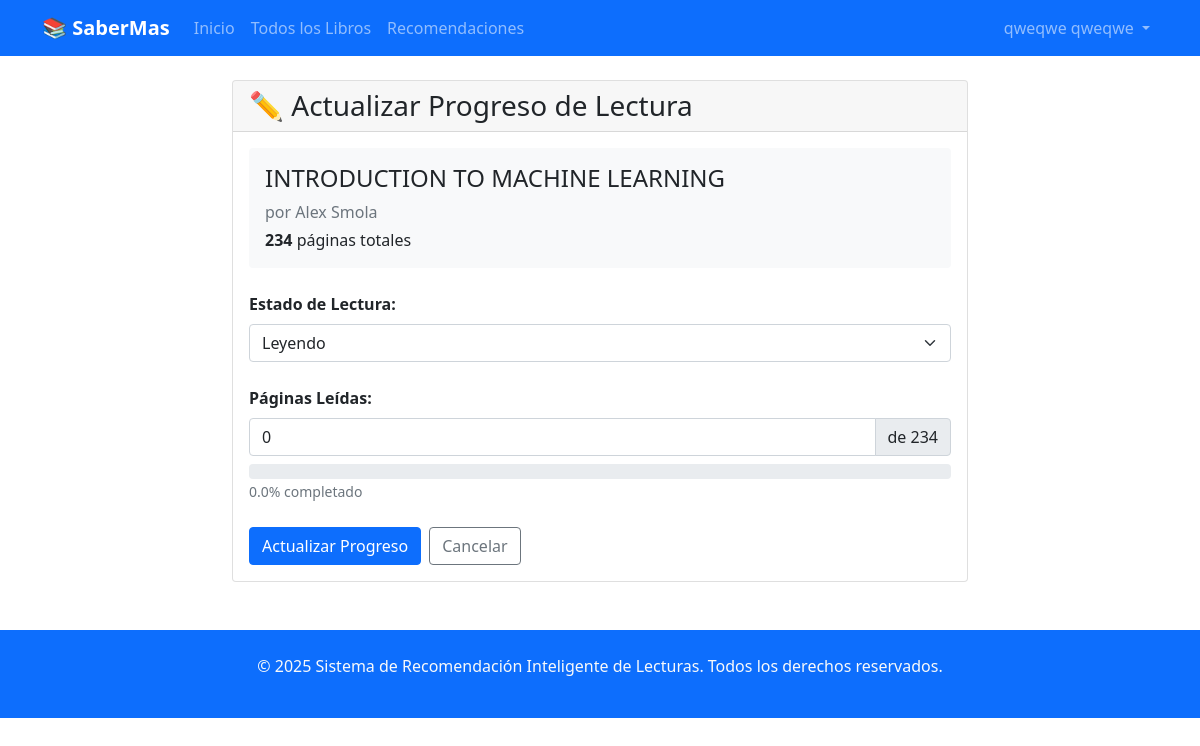
Page /libros/54/historial/ (signed in) on the earlier database version.
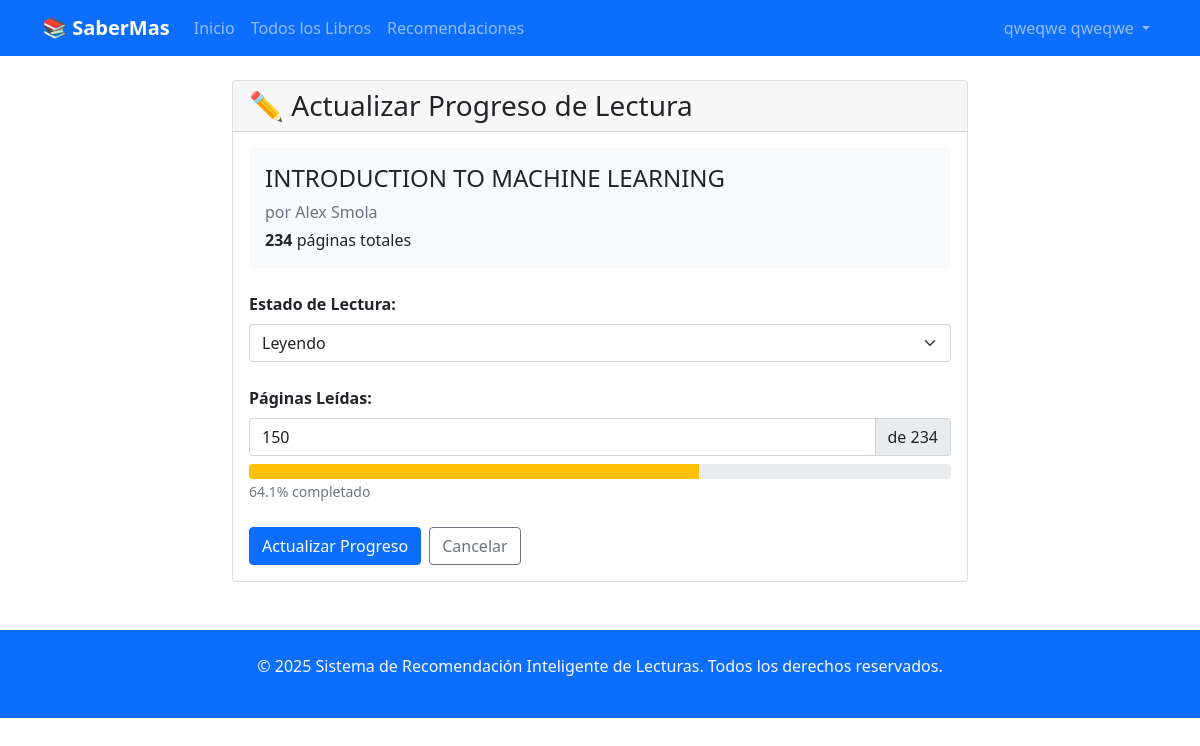
Same page on the later database version.
### sril/models.py (models this page shows, shortened)
class HistorialLectura(models.Model):
    ESTADO_CHOICES = [
        ('POR_LEER', 'Por leer'),
        ('LEYENDO', 'Leyendo'),
        ('TERMINADO', 'Terminado'),
        ('ABANDONADO', 'Abandonado'),
    ]
    usuario = models.ForeignKey(Usuario, on_delete=models.CASCADE, related_name='historial_lectura')
    libro = models.ForeignKey(Libro, on_delete=models.CASCADE, related_name='historial_lectura')
    fecha_inicio = models.DateTimeField(auto_now_add=True)
    fecha_fin = models.DateTimeField(blank=True, null=True)
    estado = models.CharField(max_length=20, choices=ESTADO_CHOICES, default='POR_LEER')
    paginas_leidas = models.PositiveIntegerField(default=0)
    class Meta:
        unique_together = ['usuario', 'libro']
        verbose_name = 'Historial de Lectura'
        verbose_name_plural = 'Historiales de Lectura'

### sril/views.py (the view)
# urls.py: path('libros/<int:libro_id>/historial/', views.gestionar_historial, name='gestionar_historial'),
@login_required
def gestionar_historial(request, libro_id):
    libro = get_object_or_404(Libro, id=libro_id, activo=True)
    usuario_actual = get_usuario_actual(request)
    if not usuario_actual:
        messages.error(request, 'Error de autenticación')
        return redirect('sril:login')
    historial_existente = HistorialLectura.objects.filter(usuario=usuario_actual, libro=libro).first()
    if request.method == 'POST':
        form = HistorialLecturaForm(request.POST, instance=historial_existente)
        if form.is_valid():
            historial = form.save(commit=False)
            historial.usuario = usuario_actual
            historial.libro = libro
            historial.save()
            messages.success(request, 'Historial actualizado correctamente')
            return redirect('sril:detalle_libro', libro_id=libro.id)
    else:
        form = HistorialLecturaForm(instance=historial_existente)
    context = {
        'form': form,
        'libro': libro,
        'historial_existente': historial_existente,
    }
    return render(request, 'sril/libros/gestionar_historial.html', context)

### sril/forms.py
class HistorialLecturaForm(forms.ModelForm):
    class Meta:
        model = HistorialLectura
        fields = ['estado', 'paginas_leidas']
        widgets = {
            'estado': forms.Select(attrs={'class': 'form-select'}),
            'paginas_leidas': forms.NumberInput(attrs={
                'class': 'form-control',
                'min': '0'
            })
        }

### sril/views.py (called while the page is built)
def get_usuario_actual(request):
    if request.user.is_authenticated:
        try:
            return Usuario.objects.get(id=request.user.id)
        except Usuario.DoesNotExist:
            return None
    return None

### sril/templates/sril/libros/gestionar_historial.html (shortened to what this page needs)
{% extends 'sril/base.html' %}
{% block content %}
<div class="row justify-content-center">
    <div class="col-md-8">
        <div class="card">
            <div class="card-header">
                <h3 class="mb-0">
                    {% if historial_existente %}
                    ✏️ Actualizar Progreso de Lectura
                    {% else %}
                    📖 Registrar Lectura
                    {% endif %}
                </h3>
            </div>
            <div class="card-body">
                <div class="mb-4 p-3 bg-light rounded">
                    <h4>{{ libro.titulo }}</h4>
                    <p class="mb-1 text-muted">por {{ libro.autor }}</p>
                    <p class="mb-0"><strong>{{ libro.numero_paginas }}</strong> páginas totales</p>
                </div>
                <form method="post">
                    <div class="mb-4">
                        <label for="{{ form.estado.id_for_label }}" class="form-label">
                            <strong>Estado de Lectura:</strong>
                        </label>
                        {{ form.estado }}
                    </div>
                    <div class="mb-4">
                        <label for="{{ form.paginas_leidas.id_for_label }}" class="form-label">
                            <strong>Páginas Leídas:</strong>
                        </label>
                        <div class="input-group">
                            {{ form.paginas_leidas }}
                            <span class="input-group-text">de {{ libro.numero_paginas }}</span>
                        </div>
                        <div class="mt-2">
                            <div class="progress" style="height: 15px;">
                                <div class="progress-bar" role="progressbar"
                                     id="progress-bar"
                                     style="width: 0%;">
                                </div>
                            </div>
                            <small class="text-muted" id="progress-text">0% completado</small>
                        </div>
                    </div>
                    <div class="d-flex gap-2">
                        <button type="submit" class="btn btn-primary">
                            {% if historial_existente %}
                            Actualizar Progreso
                            {% else %}
                            Guardar Registro
                            {% endif %}
                        </button>
                        <a href="{% url 'sril:detalle_libro' libro.id %}" class="btn btn-outline-secondary">
                            Cancelar
                        </a>
                    </div>
                </form>
            </div>
        </div>
    </div>
</div>
{% endblock %}

Differences in the rows shown:
changed HistorialLectura "Leyendo": paginas_leidas "0" → "150"
Other differences:
text written by a page script: "0.0% completado" → "64.1% completado"
